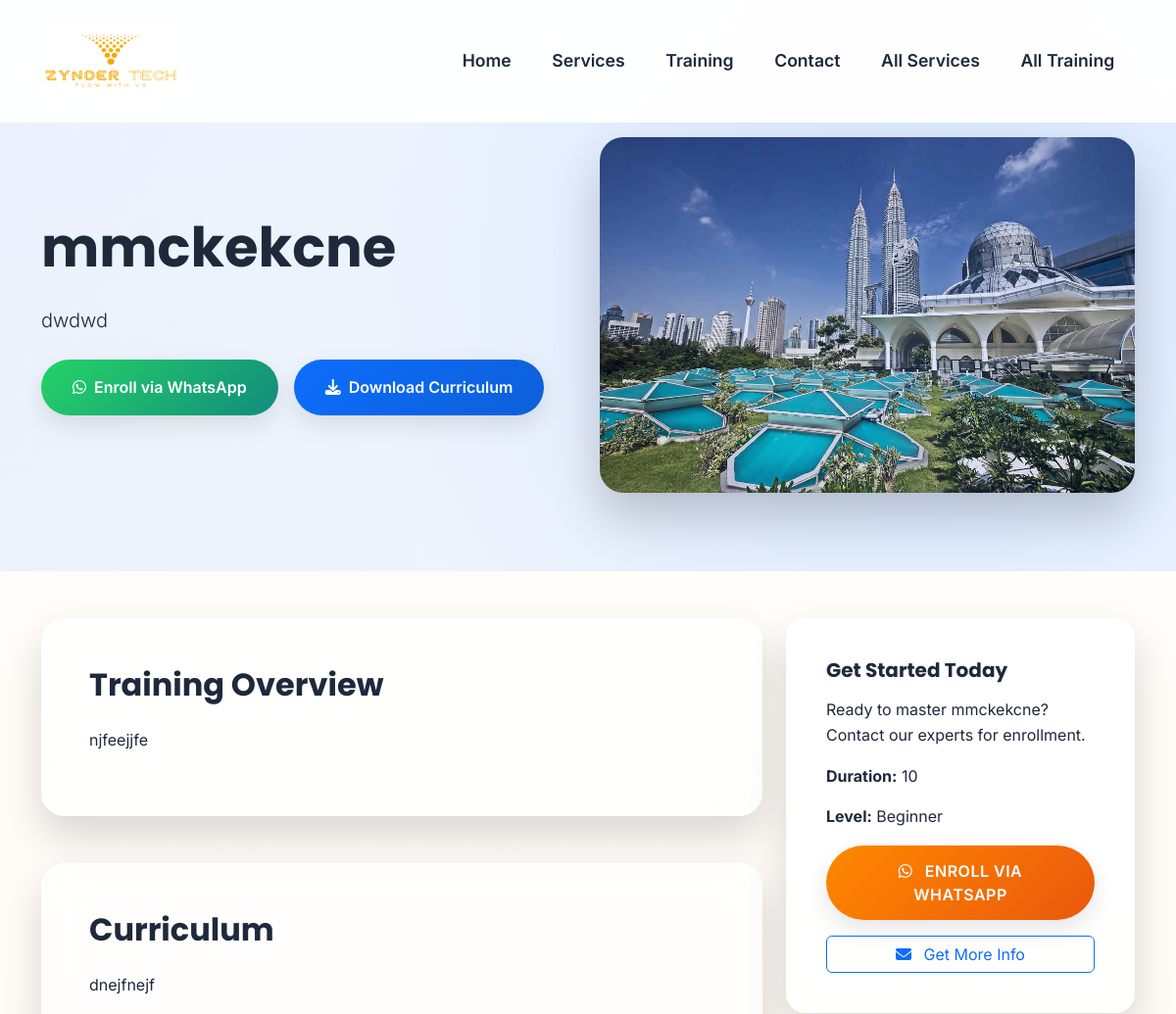
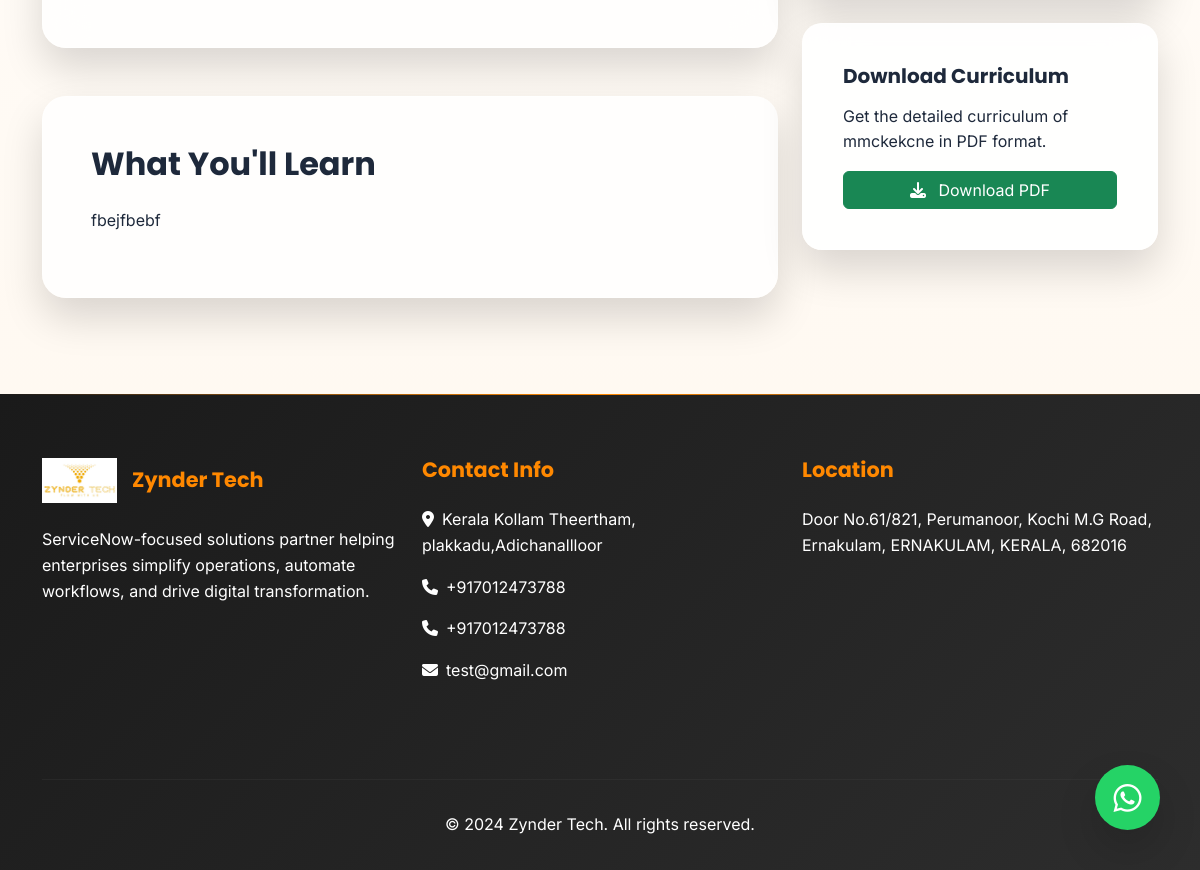
The page /training/1/ on the database its author committed (2 pictures, top to bottom).
### website/models.py (models this page shows, shortened)
class SiteSettings(models.Model):
    site_name = models.CharField(max_length=100, default="Zynder Tech")
    site_logo = models.ImageField(upload_to='logos/', blank=True, null=True)
    favicon = models.ImageField(upload_to='logos/', blank=True, null=True)
    primary_color = ColorField(default='#007bff')
    secondary_color = ColorField(default='#6c757d')
    phone_number = models.CharField(max_length=20, blank=True)
    phone_number_2 = models.CharField(max_length=20, blank=True)
    email = models.EmailField(blank=True)
    address = models.TextField(blank=True)
    facebook_url = models.URLField(blank=True)
    twitter_url = models.URLField(blank=True)
    instagram_url = models.URLField(blank=True)
    linkedin_url = models.URLField(blank=True)
    whatsapp_number = models.CharField(max_length=20, blank=True,
                                       help_text="Include country code (e.g., +917012473788)")
    whatsapp_message = models.TextField(default="Hello! I'm interested in your services.")
    smtp_host = models.CharField(max_length=100, blank=True)
    smtp_port = models.IntegerField(default=587)
    smtp_username = models.CharField(max_length=100, blank=True)
    smtp_password = models.CharField(max_length=100, blank=True)
    smtp_use_tls = models.BooleanField(default=True)
    map_embed_code = models.TextField(blank=True, help_text="Google Maps embed code")
    created_at = models.DateTimeField(auto_now_add=True)
    updated_at = models.DateTimeField(auto_now=True)
    class Meta:
        verbose_name = "Site Settings"
        verbose_name_plural = "Site Settings"

class Training(models.Model):
    name = models.CharField(max_length=200)
    short_description = models.TextField(max_length=300)
    full_description = RichTextUploadingField()
    image = models.ImageField(upload_to='trainings/')
    duration = models.CharField(max_length=100, blank=True)
    level = models.CharField(max_length=50, choices=[
        ('beginner', 'Beginner'),
        ('intermediate', 'Intermediate'),
        ('advanced', 'Advanced'),
    ], default='beginner')
    features = RichTextUploadingField(blank=True)
    curriculum = RichTextUploadingField(blank=True)
    pdf_file = models.FileField(upload_to='training_pdfs/', blank=True, null=True)
    is_featured = models.BooleanField(default=False)
    order = models.IntegerField(default=0)
    created_at = models.DateTimeField(auto_now_add=True)
    updated_at = models.DateTimeField(auto_now=True)
    class Meta:
        ordering = ['order', 'name']
        verbose_name = "Training"
        verbose_name_plural = "Trainings"

### website/views.py (the view)
# urls.py: path('training/<int:pk>/', views.training_detail, name='training_detail'),
def training_detail(request, pk):
    training = get_object_or_404(Training, pk=pk)
    whatsapp_message = f"Hi, I'm interested in {training.name} training. Please provide more details about enrollment."
    related_trainings = Training.objects.exclude(pk=pk)[:3]
    context = {
        'training': training,
        'related_trainings': related_trainings,
        "whatsapp_message": whatsapp_message,
    }
    return render(request, 'website/training_detail.html', context)

### website/context_processors.py (called while the page is built)
def site_settings(request):
    try:
        settings = SiteSettings.objects.first()
        return {'site_settings': settings}
    except:
        return {'site_settings': None}

### templates/website/training_detail.html (shortened to what this page needs)
{% extends 'base.html' %}
{% block content %}
<section class="training-hero">
    <div class="container">
        <div class="row align-items-center">
            <div class="col-lg-6" data-aos="fade-right">
                <h1 class="display-4 fw-bold mb-4">{{ training.name }}</h1>
                <p class="lead mb-4">{{ training.short_description }}</p>
                <div class="d-flex flex-wrap gap-3">
                    {% if site_settings.whatsapp_number %}
                    <a href="https://wa.me/{{ site_settings.whatsapp_number }}?text=Hi, I'm interested in {{ training.name }} training. Please provide more details about enrollment."
                       class="whatsapp-btn" target="_blank">
                        <i class="fab fa-whatsapp me-2"></i>
                        Enroll via WhatsApp
                    </a>
                    {% endif %}
                    {% if training.pdf_file %}
                    <a href="{{ training.pdf_file.url }}" class="download-btn" download>
                        <i class="fas fa-download me-2"></i>
                        Download Curriculum
                    </a>
                    {% endif %}
                </div>
            </div>
            <div class="col-lg-6" data-aos="fade-left">
                <img src="{{ training.image.url }}" alt="{{ training.name }}" class="img-fluid training-image">
            </div>
        </div>
    </div>
</section>
<section class="py-5">
    <div class="container">
        <div class="row">
            <div class="col-lg-8">
                <div class="content-section" data-aos="fade-up">
                    <h2 class="fw-bold mb-4">Training Overview</h2>
                    <div class="content">
                        {{ training.full_description|safe }}
                    </div>
                </div>
                {% if training.curriculum %}
                <div class="content-section" data-aos="fade-up">
                    <h2 class="fw-bold mb-4">Curriculum</h2>
                    <div class="content">
                        {{ training.curriculum|safe }}
                    </div>
                </div>
                {% endif %}
                {% if training.features %}
                <div class="content-section" data-aos="fade-up">
                    <h2 class="fw-bold mb-4">What You'll Learn</h2>
                    <div class="content">
                        {{ training.features|safe }}
                    </div>
                </div>
                {% endif %}
            </div>
            <div class="col-lg-4">
                <div class="sticky-sidebar">
                    <div class="feature-card mb-4" data-aos="fade-up">
                        <h5 class="fw-bold mb-3">Get Started Today</h5>
                        <p class="mb-3">Ready to master {{ training.name }}? Contact our experts for enrollment.</p>
                        {% if training.duration %}
                        <p><strong>Duration:</strong> {{ training.duration }}</p>
                        {% endif %}
                        <p><strong>Level:</strong> {{ training.get_level_display }}</p>
                        {% if site_settings.whatsapp_number %}
                        <a href="https://wa.me/{{ site_settings.whatsapp_number }}?text=Hi, I'm interested in {{ training.name }} training. Please provide more details about enrollment."
                           class="btn btn-primary w-100 mb-3" target="_blank">
                            <i class="fab fa-whatsapp me-2"></i>
                            Enroll via WhatsApp
                        </a>
                        {% endif %}
                        <a href="{% url 'contact' %}" class="btn btn-outline-primary w-100">
                            <i class="fas fa-envelope me-2"></i>
                            Get More Info
                        </a>
                    </div>
                    {% if training.pdf_file %}
                    <div class="feature-card" data-aos="fade-up" data-aos-delay="100">
                        <h5 class="fw-bold mb-3">Download Curriculum</h5>
                        <p class="mb-3">Get the detailed curriculum of {{ training.name }} in PDF format.</p>
                        <a href="{{ training.pdf_file.url }}" class="btn btn-success w-100" download>
                            <i class="fas fa-download me-2"></i>
                            Download PDF
                        </a>
                    </div>
                    {% endif %}
                </div>
            </div>
        </div>
    </div>
</section>
{% endblock %}

### templates/base.html (shortened to what this page needs)
<!DOCTYPE html>
<html lang="en">
<head>
    <link href="https://cdn.jsdelivr.net/npm/bootstrap@5.3.0/dist/css/bootstrap.min.css" rel="stylesheet">
    <link rel="stylesheet" href="https://cdnjs.cloudflare.com/ajax/libs/font-awesome/6.4.0/css/all.min.css">
    <link href="https://unpkg.com/aos@2.3.1/dist/aos.css" rel="stylesheet">
</head>
<body>
    <nav class="navbar navbar-expand-lg fixed-top">
        <div class="container">
<a class="navbar-brand" href="{% url 'home' %}">
    {% if site_settings.site_logo %}
        <img src="{{ site_settings.site_logo.url }}" alt="{{ site_settings.site_name }}" style="height: 76px;" width="142px;">
    {% else %}
        <h3 class="mb-0 text-primary fw-bold">{{ site_settings.site_name|default:"Zynder Tech" }}</h3>
    {% endif %}
</a>
            <div class="collapse navbar-collapse" id="navbarNav">
                <ul class="navbar-nav ms-auto">
                    <li class="nav-item">
                        <a class="nav-link" href="{% url 'home' %}#home">Home</a>
                    </li>
                    <li class="nav-item">
                        <a class="nav-link" href="{% url 'home' %}#services">Services</a>
                    </li>
                    <li class="nav-item">
                        <a class="nav-link" href="{% url 'home' %}#trainings">Training</a>
                    </li>
                    <li class="nav-item">
                        <a class="nav-link" href="{% url 'home' %}#contact">Contact</a>
                    </li>
                    <li class="nav-item">
                        <a class="nav-link" href="{% url 'services' %}">All Services</a>
                    </li>
                    <li class="nav-item">
                        <a class="nav-link" href="{% url 'trainings' %}">All Training</a>
                    </li>
                </ul>
            </div>
        </div>
    </nav>
    <main>
        {% block content %}{% endblock %}
    </main>
    {% if site_settings.whatsapp_number %}
    <a href="https://wa.me/{{ site_settings.whatsapp_number }}?text={{ site_settings.whatsapp_message|urlencode }}"
       class="whatsapp-float" target="_blank" title="Chat with us on WhatsApp">
        <i class="fab fa-whatsapp"></i>
    </a>
    {% endif %}
    <footer class="footer">
        <div class="container">
            <div class="row">
                <div class="col-lg-4 col-md-6 mb-5">
                    <div class="d-flex align-items-center mb-4">
                        {% if site_settings.site_logo %}
                            <img src="{{ site_settings.site_logo.url }}" alt="{{ site_settings.site_name }}" style="height: 45px; margin-right: 15px;">
                        {% endif %}
                        <h5 class="mb-0">{{ site_settings.site_name|default:"Zynder Tech" }}</h5>
                    </div>
                    <p class="mb-4">ServiceNow-focused solutions partner helping enterprises simplify operations, automate workflows, and drive digital transformation.</p>
                </div>
                <div class="col-lg-4 col-md-6 mb-5">
                    <h5>Contact Info</h5>
                    {% if site_settings.address %}
                    <p class="mb-3"><i class="fas fa-map-marker-alt me-2"></i>{{ site_settings.address }}</p>
                    {% endif %}
                    {% if site_settings.phone_number %}
                    <p class="mb-3"><i class="fas fa-phone me-2"></i>{{ site_settings.phone_number }}</p>
                    {% endif %}
                    {% if site_settings.phone_number_2 %}
                    <p class="mb-3"><i class="fas fa-phone me-2"></i>{{ site_settings.phone_number_2 }}</p>
                    {% endif %}
                    {% if site_settings.email %}
                    <p class="mb-3"><i class="fas fa-envelope me-2"></i>{{ site_settings.email }}</p>
                    {% endif %}
                </div>
                <div class="col-lg-4 col-md-12 mb-5">
                    <h5>Location</h5>
                    {% if site_settings.map_embed_code %}
                        <div class="ratio ratio-16x9">
                            {{ site_settings.map_embed_code|safe }}
                        </div>
                    {% else %}
                        <p class="mb-0">Door No.61/821, Perumanoor, Kochi M.G Road, Ernakulam, ERNAKULAM, KERALA, 682016</p>
                    {% endif %}
                </div>
            </div>
            <hr style="border-color: #444; margin: 2rem 0;">
            <div class="row">
                <div class="col-md-12 text-center">
                    <p class="mb-0">&copy; 2024 {{ site_settings.site_name|default:"Zynder Tech" }}. All rights reserved.</p>
                </div>
            </div>
        </div>
    </footer>
</body>
</html>

### templates/website/training_detail.html (style rules this page uses)
.training-hero { background: linear-gradient(135deg, rgba(59, 130, 246, 0.1) 0%, rgba(239, 246, 255, 0.9) 100%); padding: 140px 0 80px; position: relative; overflow: hidden; }
.training-hero::before { content: ''; position: absolute; top: -50%; right: -30%; width: 100%; height: 200%; background: radial-gradient(circle, rgba(59, 130, 246, 0.15) 0%, transparent 70%); }
.training-image { border-radius: 24px; box-shadow: var(--shadow-xl); max-height: 450px; object-fit: cover; width: 100%; }
.feature-card { background: rgba(255, 255, 255, 0.9); backdrop-filter: blur(20px); border-radius: 20px; padding: 2.5rem; box-shadow: var(--shadow-lg); height: 100%; transition: all 0.3s ease; border: 1px solid rgba(255, 255, 255, 0.3); }
.whatsapp-btn { background: linear-gradient(135deg, #25d366, #128c7e); color: white; border: none; border-radius: 50px; padding: 16px 32px; font-weight: 600; text-decoration: none; display: inline-flex; align-items: center; transition: all 0.3s ease; box-shadow: var(--shadow-md); }
.download-btn { background: linear-gradient(135deg, #0d6efd, #0b5ed7); color: white; border: none; border-radius: 50px; padding: 16px 32px; font-weight: 600; text-decoration: none; display: inline-flex; align-items: center; transition: all 0.3s ease; box-shadow: var(--shadow-md); }
.content-section { background: rgba(255, 255, 255, 0.8); backdrop-filter: blur(20px); border-radius: 24px; padding: 3rem; margin-bottom: 3rem; box-shadow: var(--shadow-lg); border: 1px solid rgba(255, 255, 255, 0.3); }
.sticky-sidebar { position: sticky; top: 120px; }

### rows shown on the page
SiteSettings: site_logo (picture), site_name "Zynder Tech", address "Kerala Kollam Theertham, plakkadu,Adichanallloor", phone_number "+917012473788", phone_number_2 "+917012473788", email "test@gmail.com"
Training: name "mmckekcne", short_description "dwdwd", image (picture), full_description "njfeejjfe", curriculum "dnejfnejf", features "fbejfbebf", duration "10", level "Beginner"
